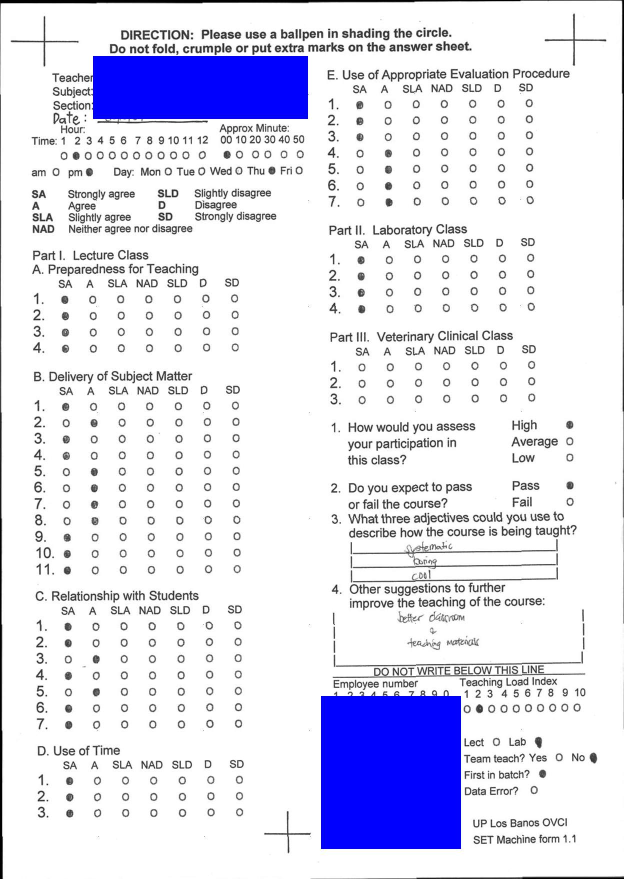
#> input picture input/0001.jpg, 1247 x 1757 px (shown at 1/2 size); its folder holds 4 pictures in this run
$ python main.py   (Python 2 division)
#> lines starting #> are read from the running program, lines starting #| are printed output that depends on the picture; after the words box and inside, x2 and y2 are one past the last pixel; in counts of white or black regions, pixels touching at a corner belong together
# import the necessary packages
import numpy as np
import cv2

# load the image, clone it for output, and then convert it to grayscale
for x in range(1, 101):
	if (x < 10):
		#print "000%d.jpg" % (x)
		temp = "input/000%d.jpg" % (x)
		image = cv2.imread(temp)
#> image is the input picture: shape (1757, 1247, 3); mean B, G, R 240.8, 224.7, 224.7
	elif (x == 100):
		#print "0%d" % (x)
		temp = "input/0%d.jpg" % (x)
		image = cv2.imread(temp)
	else:
		#print "00%d" % (x)
		temp = "input/00%d.jpg" % (x)
		image = cv2.imread(temp)

	#image = cv2.imread("0001.jpg")

	output = image.copy()
	gray = cv2.cvtColor(image, cv2.COLOR_BGR2GRAY)
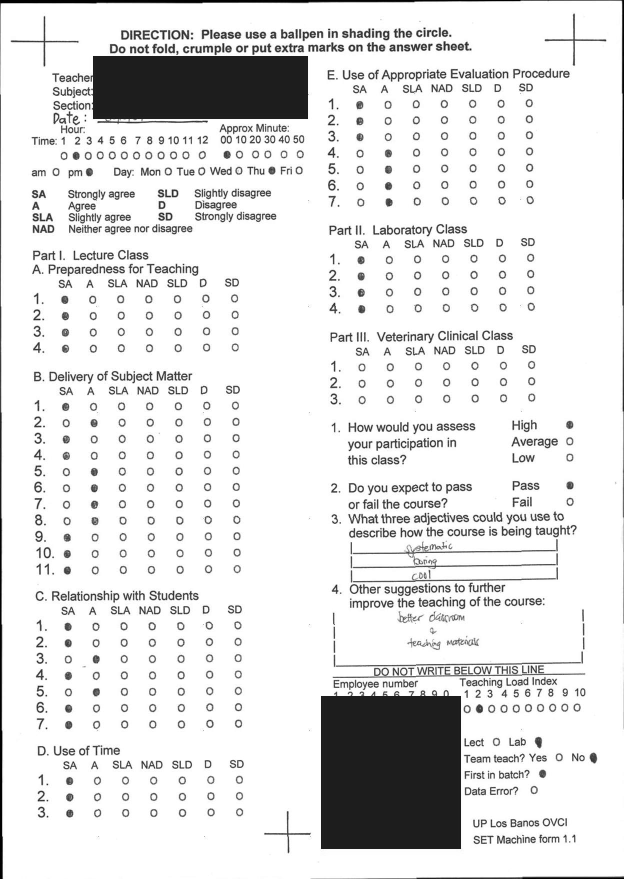
#> gray: shape (1757, 1247) (shown at 1/2 size); min 0, max 255, mean 226.5

	#clean the image using otsu method
	ret,th = cv2.threshold(gray,0,255,cv2.THRESH_BINARY+cv2.THRESH_OTSU)
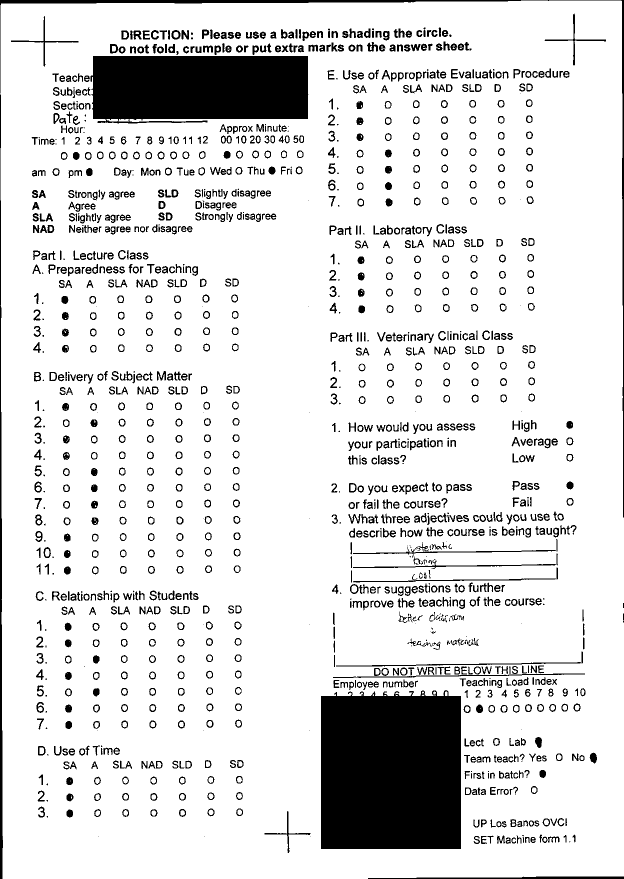
#> th: shape (1757, 1247) (shown at 1/2 size); 87% white; 1511 black regions (176 under 20 px), largest, box (x1, y1, x2, y2) and area: (642, 1380, 922, 1698) 86150, (181, 112, 617, 248) 54971, (0, 0, 1247, 1035) 7958
#> ret = 154

	# assign the kernel size
	kernel = np.ones((5,5),'uint8')

	# perform opening operation
	opening = cv2.morphologyEx(th, cv2.MORPH_OPEN, kernel)
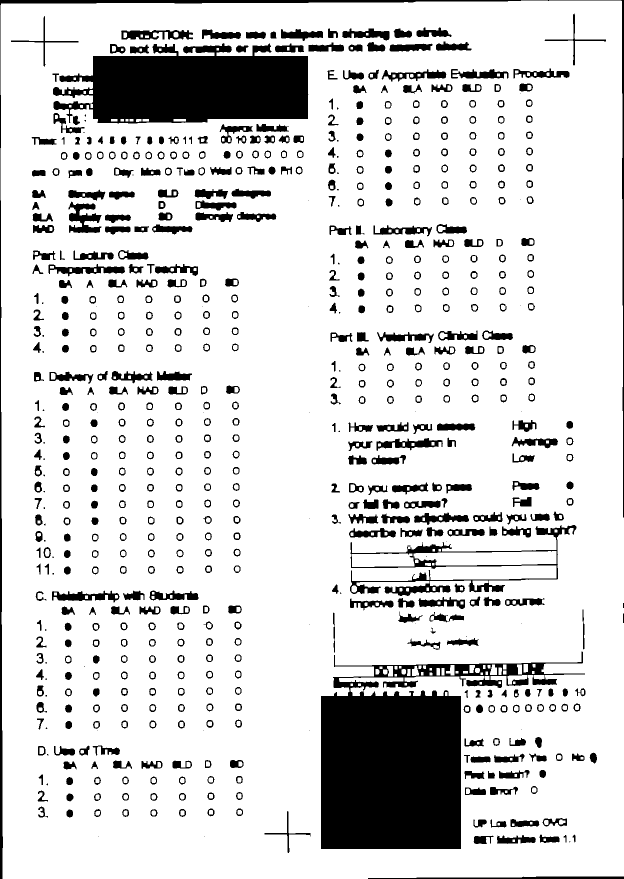
#> opening: shape (1757, 1247) (shown at 1/2 size); 84.9% white; 674 black regions (64 under 20 px), largest, box (x1, y1, x2, y2) and area: (642, 1303, 1170, 1698) 96384, (106, 86, 617, 248) 60389, (0, 0, 1247, 1757) 12967

	#contours,hierarchy = cv2.findContours(opening, 1, 2)

	# loop the csv file for all the center of the circles
	file = open("fields39.csv", "rb")
#> (reads fields39.csv from the repository)
	for line in file:
		points = line.split()
		#print th[189,600]
		#print points[0]
		#print points[1]
		# 1st Column
		left = int(points[0]) - 8
		top = int(points[1]) - 8
		right = int(points[0]) + 8
		bottom = int(points[1]) + 8

		width = right - left
		height = bottom - top
		rect = opening[top:bottom, left:right]
		meanIntensity = rect.mean()
		#print meanIntensity
		if(meanIntensity < 69):
			#print "pasok dito s blue"
			cv2.rectangle(output, (left, top), (right, bottom), (255, 0, 0), 2)
		elif(meanIntensity < 135 and meanIntensity > 69):
			cv2.rectangle(output, (left, top), (right, bottom), (0, 0, 255), 2)
		else:
			cv2.rectangle(output, (left, top), (right, bottom), (0, 255, 0), 2)

		# 2nd Column
		left = int(points[2]) - 8
		top = int(points[3]) - 8
		right = int(points[2]) + 8
		bottom = int(points[3]) + 8

		width = right - left
		height = bottom - top
		rect = opening[top:bottom, left:right]
		meanIntensity = rect.mean()
		#print meanIntensity
		if(meanIntensity < 69):
			#print "pasok dito s blue"
			cv2.rectangle(output, (left, top), (right, bottom), (255, 0, 0), 2)
		elif(meanIntensity < 135 and meanIntensity > 69):
			cv2.rectangle(output, (left, top), (right, bottom), (0, 0, 255), 2)
		else:
			cv2.rectangle(output, (left, top), (right, bottom), (0, 255, 0), 2)

		# 3rd Column
		left = int(points[4]) - 8
		top = int(points[5]) - 8
		right = int(points[4]) + 8
		bottom = int(points[5]) + 8

		width = right - left
		height = bottom - top
		rect = opening[top:bottom, left:right]
		meanIntensity = rect.mean()
		#print meanIntensity
		if(meanIntensity < 69):
			#print "pasok dito s blue"
			cv2.rectangle(output, (left, top), (right, bottom), (255, 0, 0), 2)
		elif(meanIntensity < 135 and meanIntensity > 69):
			cv2.rectangle(output, (left, top), (right, bottom), (0, 0, 255), 2)
		else:
			cv2.rectangle(output, (left, top), (right, bottom), (0, 255, 0), 2)


		# 4th Column
		left = int(points[6]) - 8
		top = int(points[7]) - 8
		right = int(points[6]) + 8
		bottom = int(points[7]) + 8

		width = right - left
		height = bottom - top
		rect = opening[top:bottom, left:right]
		meanIntensity = rect.mean()
		#print meanIntensity
		if(meanIntensity < 69):
			#print "pasok dito s blue"
			cv2.rectangle(output, (left, top), (right, bottom), (255, 0, 0), 2)
		elif(meanIntensity < 135 and meanIntensity > 69):
			cv2.rectangle(output, (left, top), (right, bottom), (0, 0, 255), 2)
		else:
			cv2.rectangle(output, (left, top), (right, bottom), (0, 255, 0), 2)

		# 5th Column
		left = int(points[8]) - 8
		top = int(points[9]) - 8
		right = int(points[8]) + 8
		bottom = int(points[9]) + 8

		width = right - left
		height = bottom - top
		rect = opening[top:bottom, left:right]
		meanIntensity = rect.mean()
		#print meanIntensity
		if(meanIntensity < 69):
			#print "pasok dito s blue"
			cv2.rectangle(output, (left, top), (right, bottom), (255, 0, 0), 2)
		elif(meanIntensity < 135 and meanIntensity > 69):
			cv2.rectangle(output, (left, top), (right, bottom), (0, 0, 255), 2)
		else:
			cv2.rectangle(output, (left, top), (right, bottom), (0, 255, 0), 2)

		# 6th Column
		left = int(points[10]) - 8
		top = int(points[11]) - 8
		right = int(points[10]) + 8
		bottom = int(points[11]) + 8

		width = right - left
		height = bottom - top
		rect = opening[top:bottom, left:right]
		meanIntensity = rect.mean()
		#print meanIntensity
		if(meanIntensity < 69):
			#print "pasok dito s blue"
			cv2.rectangle(output, (left, top), (right, bottom), (255, 0, 0), 2)
		elif(meanIntensity < 135 and meanIntensity > 69):
			cv2.rectangle(output, (left, top), (right, bottom), (0, 0, 255), 2)
		else:
			cv2.rectangle(output, (left, top), (right, bottom), (0, 255, 0), 2)

		# 7th Column
		left = int(points[12]) - 8
		top = int(points[13]) - 8
		right = int(points[12]) + 8
		bottom = int(points[13]) + 8

		width = right - left
		height = bottom - top
		rect = opening[top:bottom, left:right]
		meanIntensity = rect.mean()
		#print meanIntensity
		if(meanIntensity < 69):
			#print "pasok dito s blue"
			cv2.rectangle(output, (left, top), (right, bottom), (255, 0, 0), 2)
		elif(meanIntensity < 135 and meanIntensity > 69):
			cv2.rectangle(output, (left, top), (right, bottom), (0, 0, 255), 2)
		else:
			cv2.rectangle(output, (left, top), (right, bottom), (0, 255, 0), 2)
#> this loop made 39 passes
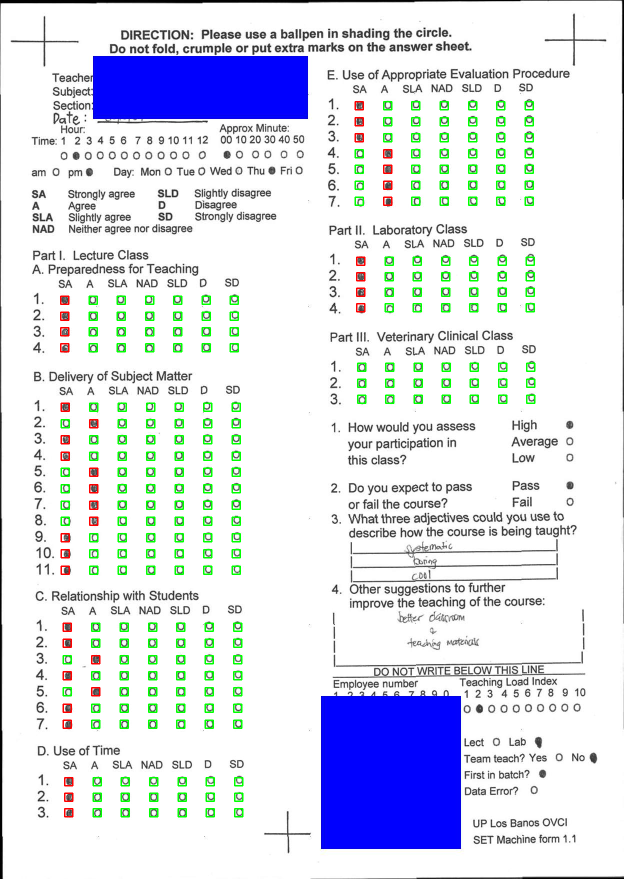
#> output: shape (1757, 1247, 3) (shown at 1/2 size); 2.34% of pixels changed, all inside (x1, y1, x2, y2) = (120, 202, 1071, 1635)


	# show and write the output image
	#cv2.imshow("output", output)
	#cv2.imshow("opening", opening)


	if (x < 10):
		print "000%d" % (x)
		temp2 = "output/000%d.jpg" % (x)
		cv2.imwrite(temp2, output)
	elif (x == 100):
		print "0%d" % (x)
		temp2 = "output/0%d.jpg" % (x)
		cv2.imwrite(temp2, output)
	else:
		print "00%d" % (x)
		temp2 = "output/00%d.jpg" % (x)
		cv2.imwrite(temp2, output)
	cv2.waitKey(0)
#> pass 2 of the loop `for x in range(1, 101):`:
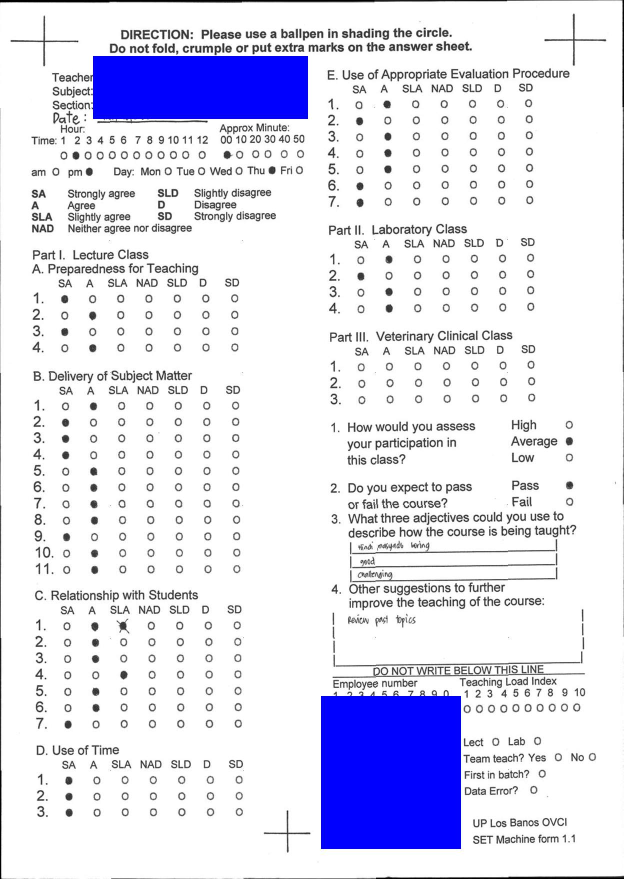
#> input picture input/0002.jpg, 1247 x 1757 px (shown at 1/2 size)
#> image is the input picture: shape (1757, 1247, 3); mean B, G, R 241.3, 225.2, 225.2
#> `ret,th = cv2.threshold(gray,0,255,cv2.THRESH_BINARY+cv2.THRESH_OTSU)`:
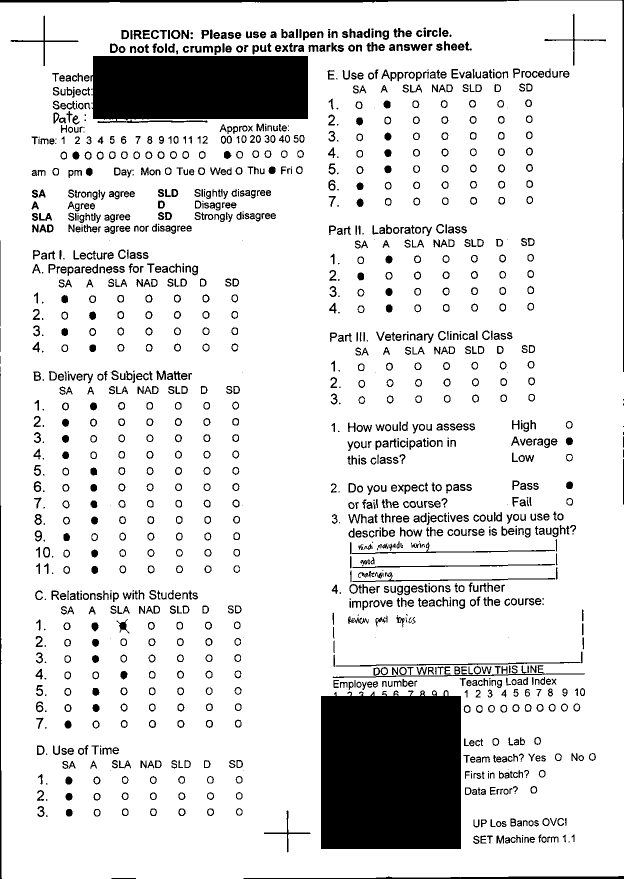
#> th: shape (1757, 1247) (shown at 1/2 size); 87.2% white; 1495 black regions (159 under 20 px), largest, box (x1, y1, x2, y2) and area: (642, 1380, 922, 1698) 86160, (181, 112, 616, 246) 54926, (0, 0, 1247, 744) 5860
#> opening: shape (1757, 1247); 85.1% white; 674 black regions (59 under 20 px), largest, box (x1, y1, x2, y2) and area: (642, 1225, 1170, 1698) 95907, (105, 86, 616, 246) 60498, (699, 1050, 1152, 1191) 8959
#> the loop `for line in file:` made 39 passes
#> after the loop `for line in file:`:
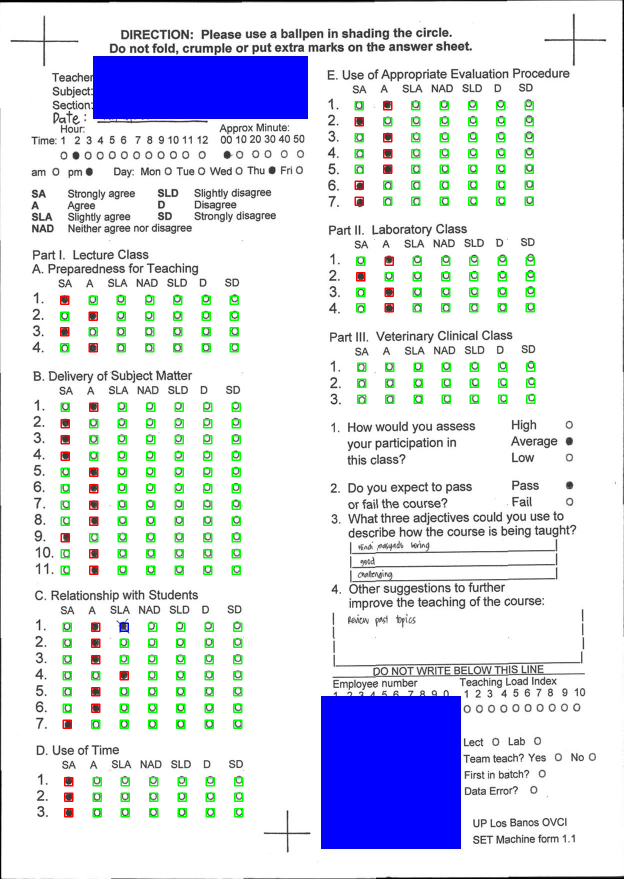
#> output: shape (1757, 1247, 3) (shown at 1/2 size); 2.34% of pixels changed, all inside (x1, y1, x2, y2) = (120, 202, 1071, 1635)
#> pass 3 of the loop `for x in range(1, 101):`:
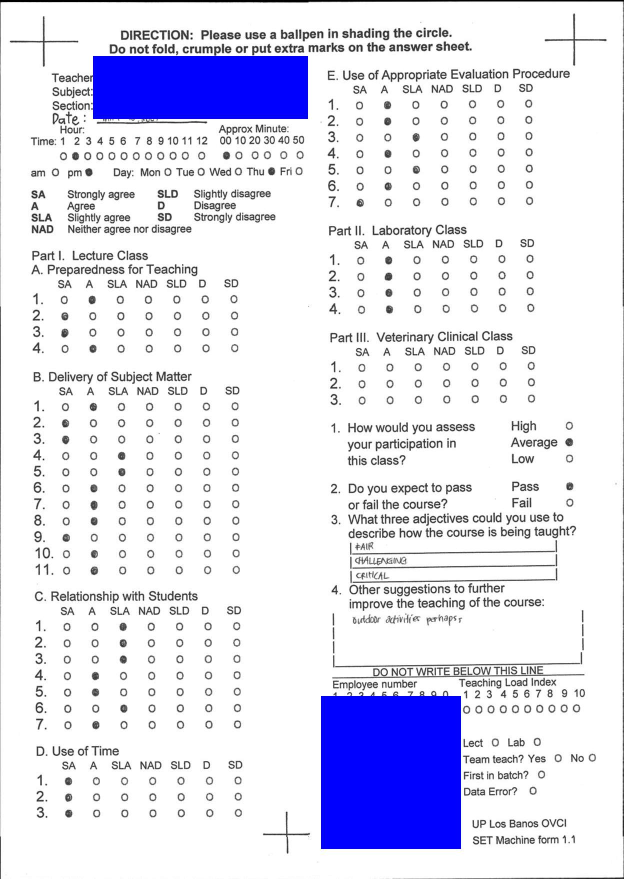
#> input picture input/0003.jpg, 1247 x 1757 px (shown at 1/2 size)
#> image is the input picture: shape (1757, 1247, 3); mean B, G, R 241.5, 225.4, 225.4
#> `ret,th = cv2.threshold(gray,0,255,cv2.THRESH_BINARY+cv2.THRESH_OTSU)`:
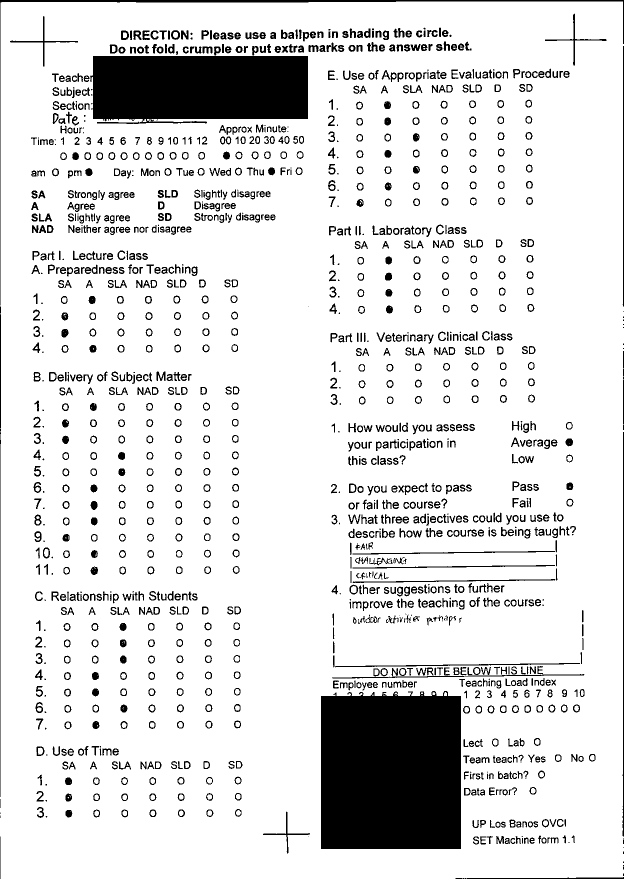
#> th: shape (1757, 1247) (shown at 1/2 size); 87.3% white; 1506 black regions (159 under 20 px), largest, box (x1, y1, x2, y2) and area: (642, 1382, 922, 1698) 86108, (180, 112, 616, 248) 54968, (0, 0, 1247, 611) 5578
#> opening: shape (1757, 1247); 85.2% white; 658 black regions (46 under 20 px), largest, box (x1, y1, x2, y2) and area: (642, 1283, 1169, 1698) 95681, (105, 88, 616, 248) 60304, (699, 1052, 1152, 1193) 8503
#> the loop `for line in file:` made 39 passes
#> after the loop `for line in file:`:
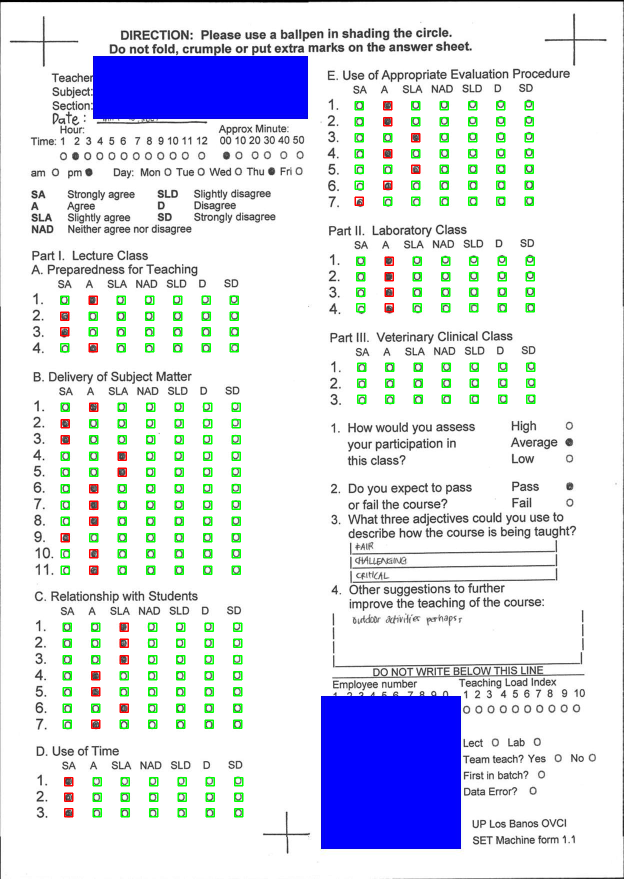
#> output: shape (1757, 1247, 3) (shown at 1/2 size); 2.34% of pixels changed, all inside (x1, y1, x2, y2) = (120, 202, 1071, 1635)
#> (the run stopped early here; a loop or call above may not have finished)
